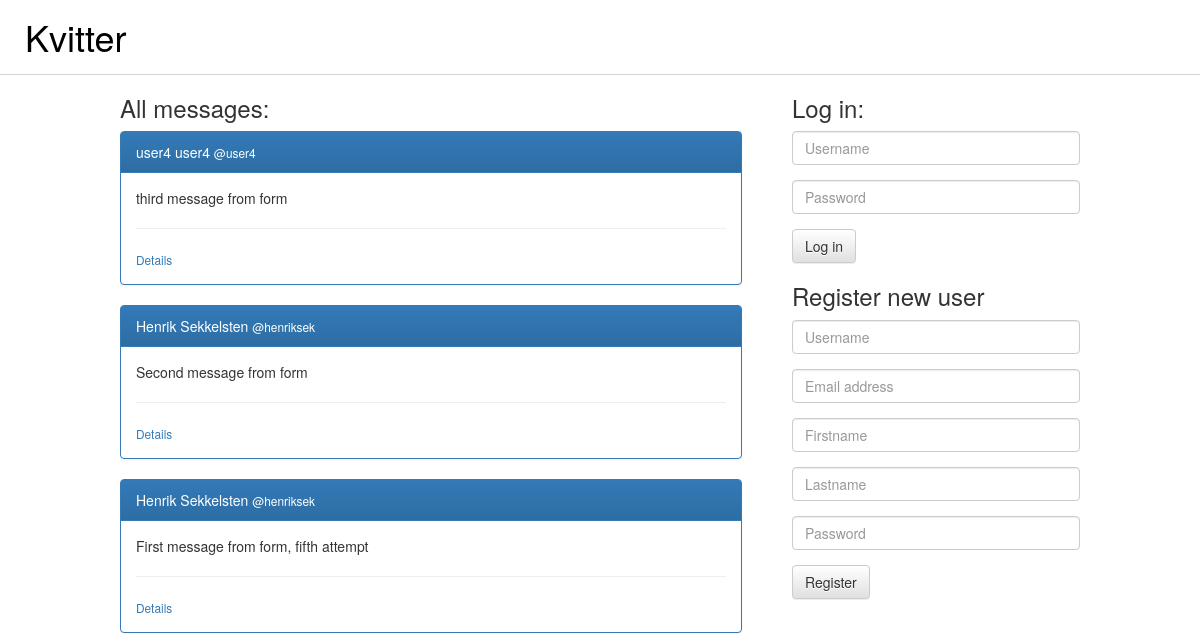
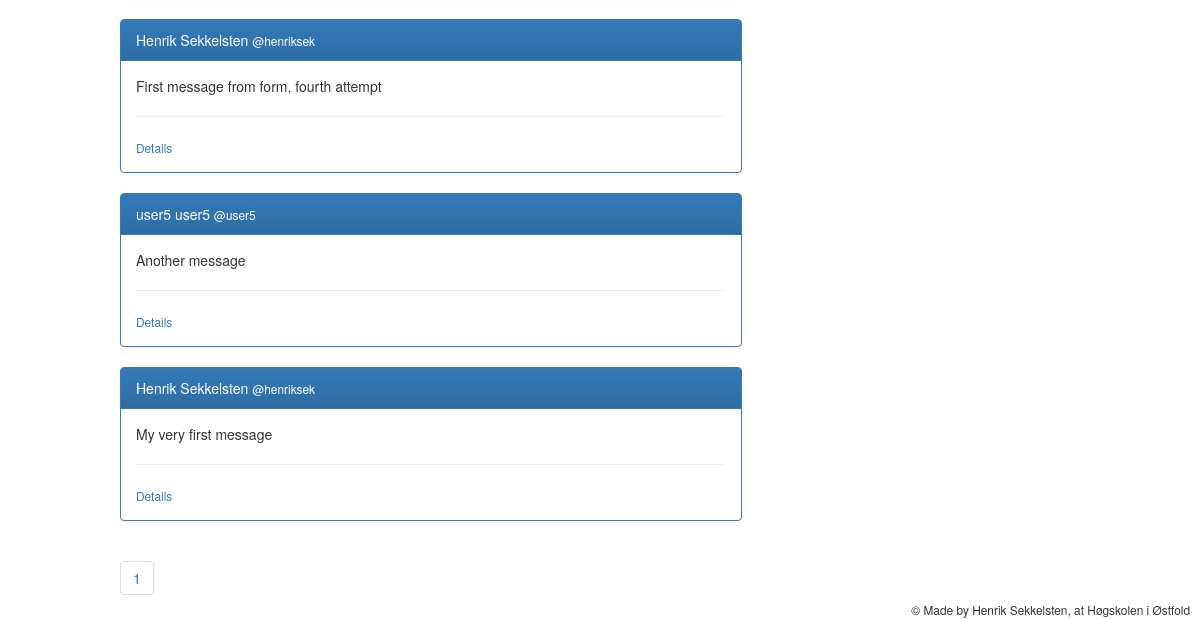
/?page=2, run on an earlier commit of the app's database (2 pictures, top to bottom).
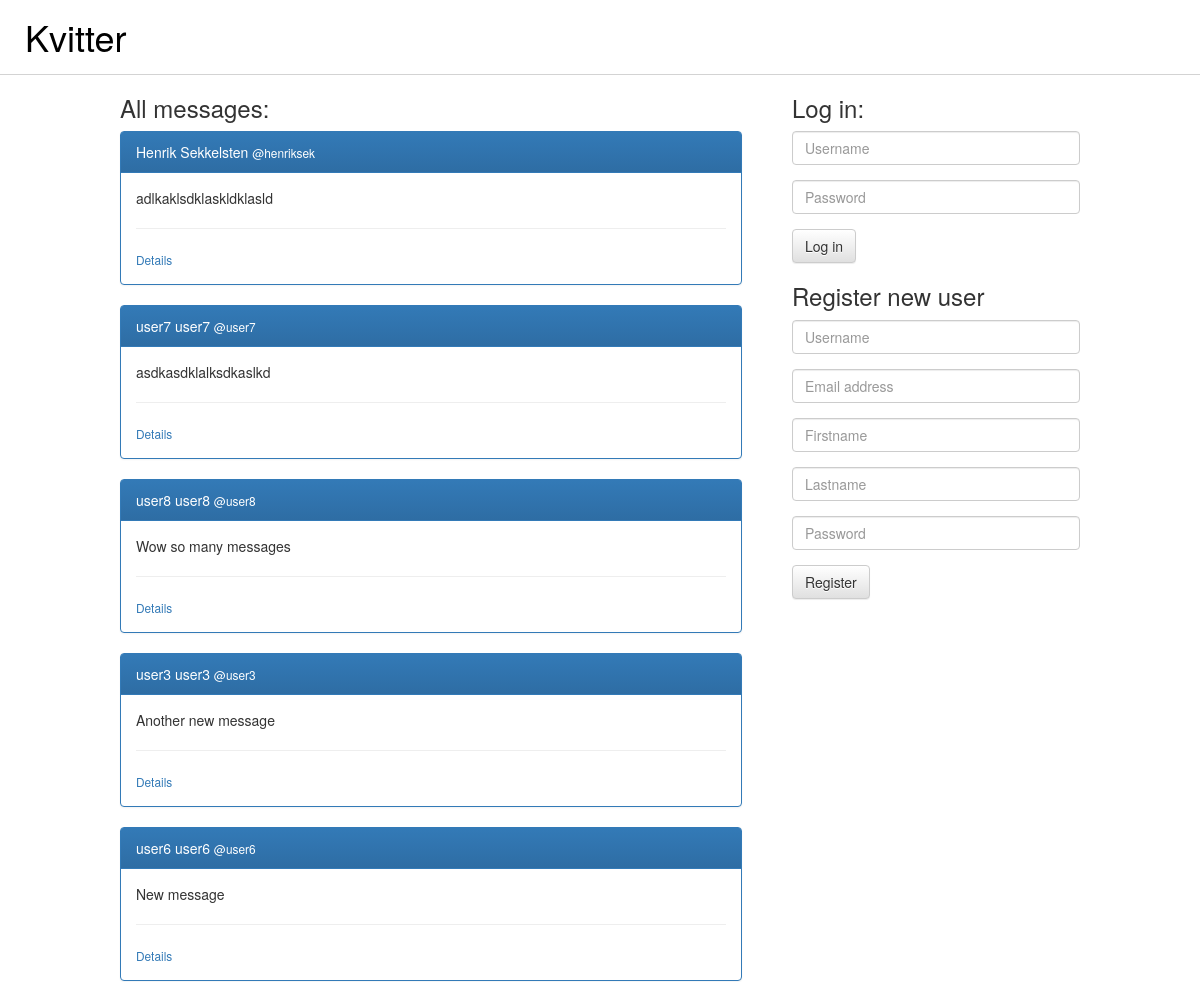
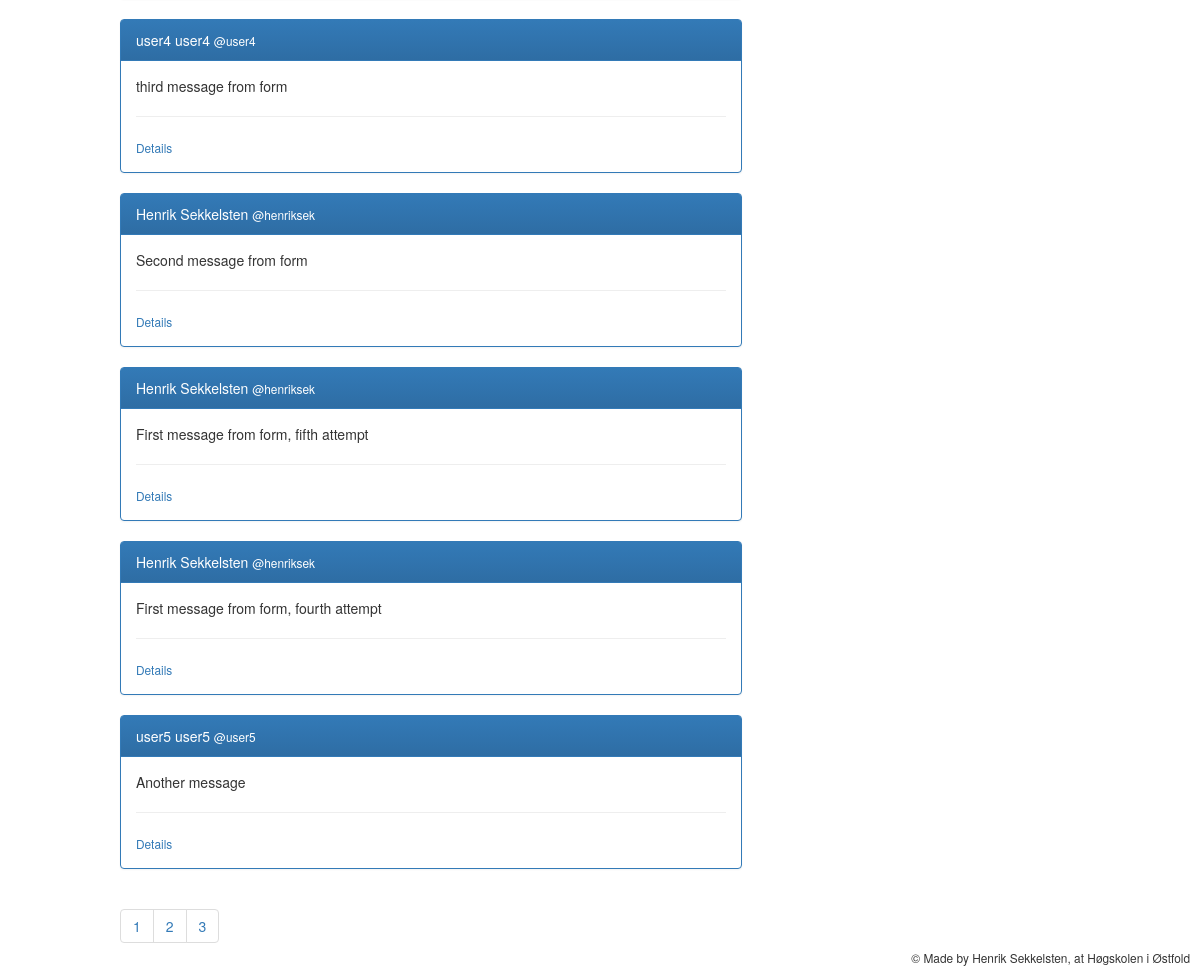
And on a later commit of the database (2 pictures, top to bottom).
### message_app/models.py (models this page shows)
class Message(models.Model):
    content = models.CharField(max_length=140)
    created_by = models.ForeignKey(User)
    created_datetime = models.DateTimeField()
    likes = models.ManyToManyField(User, related_name='likes')
    total_likes = models.IntegerField(default=0)

### theme/views.py (the view)
# urls.py: url(r'^$', views.frontpage, name='frontpage'),
def frontpage(request):
    messages = Message.objects.all().order_by('-created_datetime')
    page_nr = request.GET.get('page')
    paginator = Paginator(messages, 10)
    try:
        messages = paginator.page(page_nr)
    except PageNotAnInteger:
        messages = paginator.page(1)
    except EmptyPage:
        messages = paginator.page(paginator.num_pages)
    context = {
        'messages': messages,
        'paginator': paginator,
    }
    return render(request, 'theme/frontpage.html', context)

### theme/templates/theme/frontpage.html (shortened to what this page needs)
{% extends 'theme/base.html' %}
{% block pagecontent %}
    <section id="message_listings">
        <div>
            <h3>All messages:</h3>
            {% for msg in messages %}
                <div class="panel panel-primary">
                    <div class="panel-heading">
                        {{msg.created_by.first_name}} {{msg.created_by.last_name}}
                        <small>@{{msg.created_by.username}}</small>
                    </div>
                    <div class="panel-body">
                        <p>{{msg.content}}</p>
                        <hr />
                        <a href="{% url 'message_detail' msg.id %}" role="button"><small>Details</small></a>
                    </div>
                </div>
            {% endfor %}
        </div>
        <div>
            <ul class="pagination">
                {% for i in paginator.page_range %}
                    <li><a href="?page={{i}}">{{i}}</a></li>
                {% endfor %}
            </ul>
        </div>
    </section>
    <section id="user_auth">
        {% if user.is_anonymous %}
        <div>
            <h3>Log in:</h3>
            <form method="post" action="/useraccounts/login/">
                <div class="form-group">
                    <input class="form-control" type="text" name="username" id="loginUsername" placeholder="Username">
                </div>
                <div class="form-group">
                    <input class="form-control" type="password" name="password" id="loginPassword" placeholder="Password">
                </div>
                <div class="form-group">
                    <button class="btn btn-default" type="submit">Log in</button>
                </div>
            </form>
        </div>
        <div>
            <h3>Register new user</h3>
            <form method="post" action="/useraccounts/register/">
                <div class="form-group">
                    <input class="form-control" type="text" name="username" id="registerUsername" placeholder="Username">
                </div>
                <div class="form-group">
                    <input class="form-control" type="email" name="email" id="registerEmail" placeholder="Email address">
                </div>
                <div class="form-group">
                    <input class="form-control" type="text" name="firstname" id="registerFirstname" placeholder="Firstname">
                </div>
                <div class="form-group">
                    <input class="form-control" type="text" name="lastname" id="registerLastname" placeholder="Lastname">
                </div>
                <div class="form-group">
                    <input class="form-control" type="password" name="password" id="registerPassword" placeholder="Password">
                </div>
                <div class="form-group">
                    <button class="btn btn-default" type="submit">Register</button>
                </div>
            </form>
        </div>
        {% endif %}
    </section>
{% endblock %}

### theme/templates/theme/base.html (shortened to what this page needs)
{% load staticfiles %}
<!DOCTYPE html>
<html lang="en">
    <head>
        <link rel="stylesheet" href="{% static "theme/style.css" %}">
        <link rel="stylesheet" href="https://maxcdn.bootstrapcdn.com/bootstrap/3.3.4/css/bootstrap.min.css">
        <link rel="stylesheet" href="https://maxcdn.bootstrapcdn.com/bootstrap/3.3.4/css/bootstrap-theme.min.css">
    </head>
    <body>
        <div id="page_container">
            <header>
                <a href="/">
                    <h1>Kvitter</h1>
                </a>
            </header>
            <div id="content_container">
                <main>
                    {% block pagecontent %}
                    {% endblock %}
                </main>
            </div>
        </div>
        <footer>
            <small>&copy; Made by Henrik Sekkelsten, at Høgskolen i Østfold</small>
        </footer>
    </body>
</html>

### theme/static/theme/style.css (style rules this page uses)
section, main { margin: 0; padding: 0; }
header { padding-left: 25px; padding-right: 25px; width: 100%; height: 75px; border-bottom: 1px solid lightgrey; }
a h1 { color: black; }
#content_container { width: 80%; margin-left: auto; margin-right: auto; }
footer { width: 100%; position: fixed; bottom: 0; text-align: right; padding-right: 10px; }
#message_listings { position: relative; width: 70%; float: left; padding-right: 50px; }
#user_auth { position: relative; width: 30%; float: right; }
header h1 { float: left; margin: 0; position: relative; top: 50%; transform: translateY(-50%); -webkit-transform: translateY(-50%); -ms-transform: translateY(-50%); }

What changed in the data, as far as the page shows it:
no longer on this page (row unchanged): Message: created_by.first_name "Henrik", created_by.last_name "Sekkelsten", created_by.username "henriksek", content "My very first message"
added Message: created_by.first_name "Henrik", created_by.last_name "Sekkelsten", created_by.username "henriksek", content "adlkaklsdklaskldklasld"
added Message: created_by.first_name "user7", created_by.last_name "user7", created_by.username "user7", content "asdkasdklalksdkaslkd"
added Message: created_by.first_name "user8", created_by.last_name "user8", created_by.username "user8", content "Wow so many messages"
added Message: created_by.first_name "user3", created_by.last_name "user3", created_by.username "user3", content "Another new message"
added Message: created_by.first_name "user6", created_by.last_name "user6", created_by.username "user6", content "New message"
Also different on the page:
new list line: "2"
new list line: "3"
